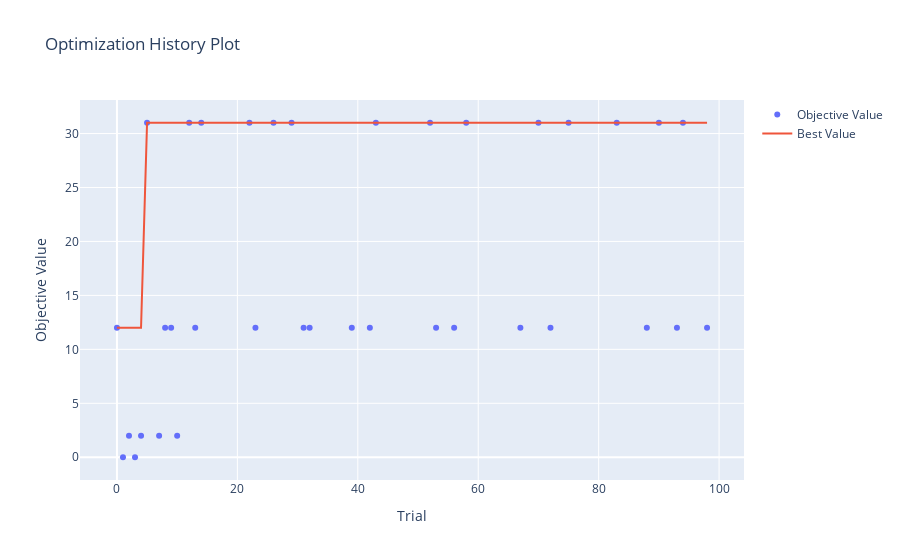
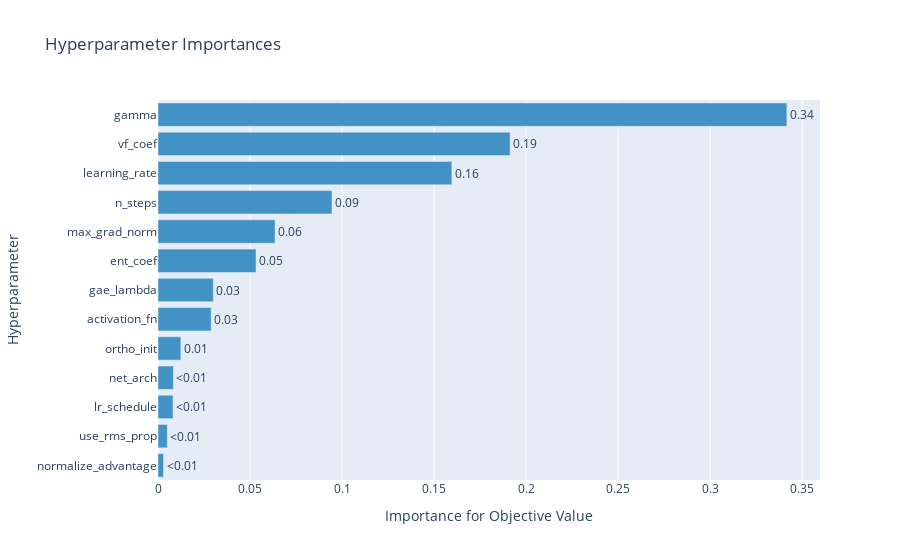
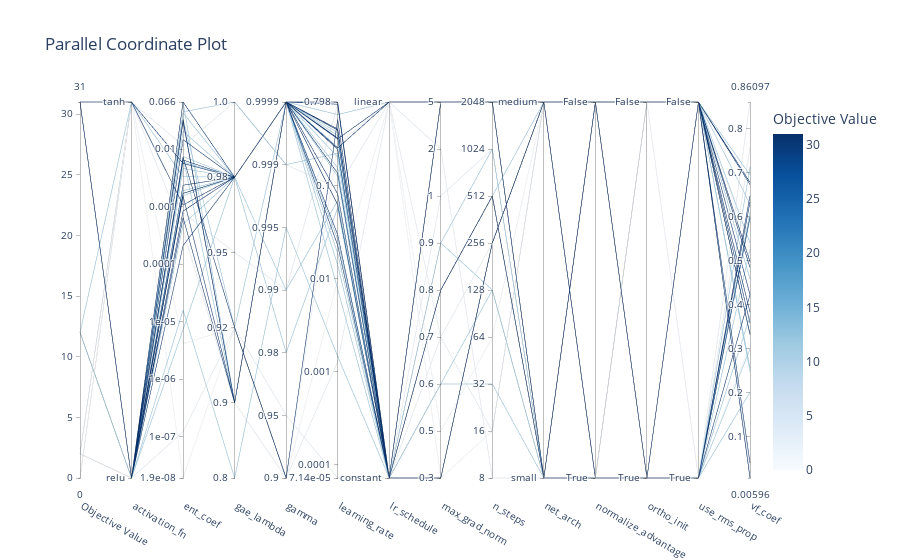

Here is the notebook cell these charts were saved with, in order:
### Code cell
try:
    fig1 = plot_optimization_history(study)
    fig2 = plot_param_importances(study)
    fig3 = plot_parallel_coordinate(study)

    fig1.show()
    fig2.show()
    fig3.show()

except (ValueError, ImportError, RuntimeError) as e:
    print("Error during plotting")
    print(e)

### Figure 1 — Plotly figure (JSON) as saved in the notebook; plotly's stock layout.template omitted (floating-point values rounded to 4 significant figures)
{"data": [{"mode": "markers", "name": "Objective Value", "type": "scatter", "x": [0, 1, 2, 3, 4, 5, 7, 8, 9, 10, 12, 13, 14, 22, 23, 26, 29, 31, 32, 39, 42, 43, 52, 53, 56, 58, 67, 70, 72, 75, 83, 88, 90, 93, 94, 98], "y": [12, 0, 2, 0, 2, 31, 2, 12, 12, 2, 31, 12, 31, 31, 12, 31, 31, 12, 12, 12, 12, 31, 31, 12, 12, 31, 12, 31, 12, 31, 31, 12, 31, 12, 31, 12]}, {"name": "Best Value", "type": "scatter", "x": [0, 1, 2, 3, 4, 5, 7, 8, 9, 10, 12, 13, 14, 22, 23, 26, 29, 31, 32, 39, 42, 43, 52, 53, 56, 58, 67, 70, 72, 75, 83, 88, 90, 93, 94, 98], "y": [12, 12, 12, 12, 12, 31, 31, 31, 31, 31, 31, 31, 31, 31, 31, 31, 31, 31, 31, 31, 31, 31, 31, 31, 31, 31, 31, 31, 31, 31, 31, 31, 31, 31, 31, 31]}], "layout": {"title": {"text": "Optimization History Plot"}, "xaxis": {"title": {"text": "Trial"}}, "yaxis": {"title": {"text": "Objective Value"}}}}

### Figure 2 — Plotly figure (JSON) as saved in the notebook; plotly's stock layout.template omitted (floating-point values rounded to 4 significant figures)
{"data": [{"cliponaxis": false, "hovertemplate": ["normalize_advantage (CategoricalDistribution): 0.002988972764292901<extra></extra>", "use_rms_prop (CategoricalDistribution): 0.005040923358036728<extra></extra>", "lr_schedule (CategoricalDistribution): 0.00819629025703343<extra></extra>", "net_arch (CategoricalDistribution): 0.008376131224659755<extra></extra>", "ortho_init (CategoricalDistribution): 0.012419493227921734<extra></extra>", "activation_fn (CategoricalDistribution): 0.028879767865965286<extra></extra>", "gae_lambda (CategoricalDistribution): 0.030044139050343286<extra></extra>", "ent_coef (FloatDistribution): 0.05326636551915055<extra></extra>", "max_grad_norm (CategoricalDistribution): 0.0635789347587633<extra></extra>", "n_steps (CategoricalDistribution): 0.09454235726283475<extra></extra>", "learning_rate (FloatDistribution): 0.15965973964417016<extra></extra>", "vf_coef (FloatDistribution): 0.19130701807750597<extra></extra>", "gamma (CategoricalDistribution): 0.3416998669893223<extra></extra>"], "marker": {"color": "rgb(66,146,198)"}, "orientation": "h", "text": ["<0.01", "<0.01", "<0.01", "<0.01", "0.01", "0.03", "0.03", "0.05", "0.06", "0.09", "0.16", "0.19", "0.34"], "textposition": "outside", "type": "bar", "x": [0.002989, 0.005041, 0.008196, 0.008376, 0.01242, 0.02888, 0.03004, 0.05327, 0.06358, 0.09454, 0.1597, 0.1913, 0.3417], "y": ["normalize_advantage", "use_rms_prop", "lr_schedule", "net_arch", "ortho_init", "activation_fn", "gae_lambda", "ent_coef", "max_grad_norm", "n_steps", "learning_rate", "vf_coef", "gamma"]}], "layout": {"showlegend": false, "title": {"text": "Hyperparameter Importances"}, "xaxis": {"title": {"text": "Importance for Objective Value"}}, "yaxis": {"title": {"text": "Hyperparameter"}}}}

### Figure 3 — Plotly figure (JSON) as saved in the notebook; plotly's stock layout.template omitted (floating-point values rounded to 4 significant figures)
{"data": [{"dimensions": [{"label": "Objective Value", "range": [0, 31], "values": [12, 2, 31, 31, 12, 31, 12, 31, 0, 0, 31, 2, 12, 2, 12, 12, 31, 12, 31, 12, 31, 12, 12, 31, 12, 31, 31, 12, 31, 12, 12, 12, 31, 31, 2, 12]}, {"label": "activation_fn", "range": [0, 1], "ticktext": ["relu", "tanh"], "tickvals": [0, 1], "values": [0, 1, 0, 0, 0, 0, 0, 0, 1, 1, 0, 0, 0, 0, 0, 0, 0, 0, 0, 0, 0, 0, 0, 0, 0, 0, 0, 0, 1, 0, 0, 1, 1, 0, 1, 0]}, {"label": "ent_coef", "range": [-7.72, -1.18], "ticktext": ["1.9e-08", "1e-07", "1e-06", "1e-05", "0.0001", "0.001", "0.01", "0.066"], "tickvals": [-7.72, -7, -6, -5, -4, -3, -2, -1.18], "values": [-4.801, -3.412, -1.489, -1.517, -2.143, -2.818, -1.183, -3.189, -7.72, -5.383, -2.139, -6.918, -1.477, -3.107, -2.723, -2.127, -2.769, -2.81, -3.077, -5.139, -1.18, -2.225, -1.369, -2.189, -2.337, -3.678, -2.628, -1.687, -2.249, -3.309, -2.771, -2.48, -2.971, -1.836, -1.938, -1.352]}, {"label": "gae_lambda", "range": [0, 5], "ticktext": ["0.8", "0.9", "0.92", "0.95", "0.98", "1.0"], "tickvals": [0, 1, 2, 3, 4, 5], "values": [0, 1, 1, 1, 1, 1, 1, 1, 2, 2, 2, 2, 2, 3, 4, 4, 4, 4, 4, 4, 4, 4, 4, 4, 4, 4, 4, 4, 4, 4, 4, 4, 4, 4, 5, 5]}, {"label": "gamma", "range": [0, 6], "ticktext": ["0.9", "0.95", "0.98", "0.99", "0.995", "0.999", "0.9999"], "tickvals": [0, 1, 2, 3, 4, 5, 6], "values": [4, 0, 6, 6, 6, 6, 6, 6, 0, 0, 0, 1, 6, 3, 2, 3, 6, 6, 6, 6, 6, 6, 6, 6, 6, 6, 6, 6, 6, 6, 6, 6, 6, 6, 5, 5]}, {"label": "learning_rate", "range": [-4.146, -0.09782], "ticktext": ["7.14e-05", "0.0001", "0.001", "0.01", "0.1", "0.798"], "tickvals": [-4.146, -4, -3, -2, -1, -0.09782], "values": [-2.837, -2.896, -1.642, -1.527, -0.6915, -0.8658, -1.577, -1.089, -2.016, -0.5499, -0.2879, -4.146, -1.728, -0.1188, -1.236, -1.161, -0.3886, -0.584, -0.1216, -1.854, -0.6081, -0.4594, -2.112, -1.205, -0.8981, -0.09782, -0.4857, -0.8063, -0.4948, -0.428, -0.3994, -0.2334, -0.5938, -0.4004, -1.022, -0.6499]}, {"label": "lr_schedule", "range": [0, 1], "ticktext": ["constant", "linear"], "tickvals": [0, 1], "values": [0, 1, 0, 0, 0, 0, 0, 0, 1, 1, 0, 0, 0, 0, 0, 0, 0, 0, 0, 0, 0, 0, 0, 0, 0, 0, 0, 0, 1, 0, 0, 1, 1, 0, 1, 0]}, {"label": "max_grad_norm", "range": [0, 8], "ticktext": ["0.3", "0.5", "0.6", "0.7", "0.8", "0.9", "1", "2", "5"], "tickvals": [0, 1, 2, 3, 4, 5, 6, 7, 8], "values": [2, 3, 4, 4, 4, 4, 4, 4, 0, 1, 8, 3, 4, 6, 5, 4, 0, 0, 0, 2, 4, 4, 5, 8, 8, 8, 8, 8, 8, 8, 8, 8, 8, 8, 7, 8]}, {"label": "n_steps", "range": [0, 8], "ticktext": ["8", "16", "32", "64", "128", "256", "512", "1024", "2048"], "tickvals": [0, 1, 2, 3, 4, 5, 6, 7, 8], "values": [2, 5, 6, 6, 6, 6, 6, 6, 1, 3, 8, 1, 6, 7, 4, 6, 5, 5, 5, 4, 6, 6, 7, 8, 8, 8, 8, 8, 8, 8, 8, 8, 8, 8, 0, 8]}, {"label": "net_arch", "range": [0, 1], "ticktext": ["small", "medium"], "tickvals": [0, 1], "values": [0, 1, 0, 0, 0, 0, 0, 0, 1, 1, 0, 1, 0, 0, 0, 1, 1, 1, 1, 0, 0, 0, 0, 0, 0, 0, 0, 0, 1, 0, 0, 1, 1, 0, 0, 1]}, {"label": "normalize_advantage", "range": [0, 1], "ticktext": ["True", "False"], "tickvals": [0, 1], "values": [0, 1, 0, 0, 0, 0, 0, 0, 1, 0, 0, 0, 0, 0, 1, 0, 0, 0, 0, 1, 0, 1, 0, 0, 0, 0, 0, 0, 1, 0, 0, 1, 1, 1, 0, 0]}, {"label": "ortho_init", "range": [0, 1], "ticktext": ["True", "False"], "tickvals": [0, 1], "values": [0, 0, 0, 0, 0, 0, 0, 0, 0, 1, 0, 1, 0, 0, 1, 0, 0, 0, 0, 0, 0, 0, 0, 0, 0, 0, 0, 0, 1, 0, 0, 1, 1, 0, 1, 0]}, {"label": "use_rms_prop", "range": [0, 1], "ticktext": ["True", "False"], "tickvals": [0, 1], "values": [1, 0, 0, 0, 0, 1, 0, 1, 0, 1, 0, 0, 0, 1, 1, 1, 1, 1, 1, 0, 1, 1, 0, 0, 0, 1, 1, 1, 1, 1, 1, 1, 1, 1, 1, 0]}, {"label": "vf_coef", "range": [0.005962, 0.861], "values": [0.2561, 0.7576, 0.5994, 0.6475, 0.7131, 0.423, 0.596, 0.3583, 0.3084, 0.5291, 0.6334, 0.861, 0.5264, 0.02438, 0.2484, 0.6287, 0.3828, 0.3342, 0.4846, 0.299, 0.006155, 0.3328, 0.201, 0.4231, 0.3741, 0.6782, 0.6734, 0.4585, 0.3324, 0.6951, 0.5406, 0.005962, 0.4978, 0.04016, 0.0193, 0.6096]}], "labelangle": 30, "labelside": "bottom", "line": {"color": [12, 2, 31, 31, 12, 31, 12, 31, 0, 0, 31, 2, 12, 2, 12, 12, 31, 12, 31, 12, 31, 12, 12, 31, 12, 31, 31, 12, 31, 12, 12, 12, 31, 31, 2, 12], "colorbar": {"title": {"text": "Objective Value"}}, "colorscale": [[0, "rgb(247,251,255)"], [0.125, "rgb(222,235,247)"], [0.25, "rgb(198,219,239)"], [0.375, "rgb(158,202,225)"], [0.5, "rgb(107,174,214)"], [0.625, "rgb(66,146,198)"], [0.75, "rgb(33,113,181)"], [0.875, "rgb(8,81,156)"], [1, "rgb(8,48,107)"]], "reversescale": false, "showscale": true}, "type": "parcoords"}], "layout": {"title": {"text": "Parallel Coordinate Plot"}}}
